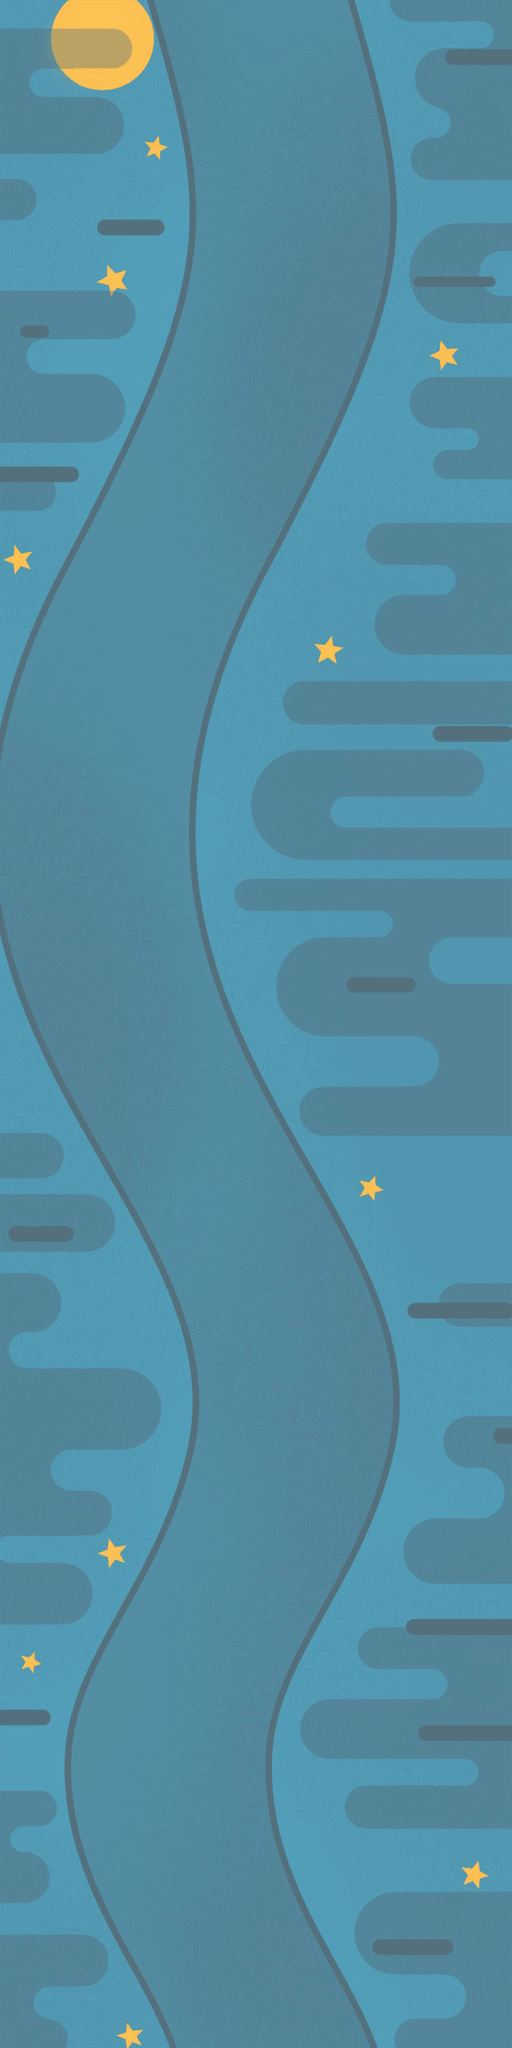

A level layout from a 2D game, rendered from its tile map. Below: a short description, then the map file with tile-grid data replaced by summaries:
An orthogonal 16x64 tile map with 40x40 px tiles, 1 tile layer (scene) and 52 objects (3x pic_seat, 3x pic_streetlight, level1, level2, level3, ...).

<map version="1.0" orientation="orthogonal" renderorder="right-down" width="16" height="64" tilewidth="40" tileheight="40" nextobjectid="34">
 <tileset firstgid="1" name="street_bg" tilewidth="40" tileheight="40">
  <image source="street_bg.png" width="2048" height="1024" />
 </tileset>
 <layer name="scene" width="16" height="64">
  <data>[1024 cells, 1024 non-empty, 1024 distinct tile ids]</data>
 </layer>
  <objectgroup name="layer_level">
  <object name="level1" x="231" y="2365">
   <properties>
    <property name="show" value="1" />
   </properties>
  </object>
  <object name="level2" x="175" y="2243">
   <properties>
    <property name="show" value="1" />
   </properties>
  </object>
  <object name="level3" x="169" y="2120">
   <properties>
    <property name="show" value="1" />
   </properties>
  </object>
  <object name="level4" x="217" y="1998">
   <properties>
    <property name="show" value="1" />
   </properties>
  </object>
  <object name="level5" x="281" y="1876">
   <properties>
    <property name="show" value="1" />
   </properties>
  </object>
  <object name="level6" x="324" y="1753">
   <properties>
    <property name="show" value="1" />
   </properties>
  </object>
  <object name="level7" x="321" y="1631">
   <properties>
    <property name="show" value="1" />
   </properties>
  </object>
  <object name="level8" x="267" y="1509">
   <properties>
    <property name="show" value="1" />
   </properties>
  </object>
  <object name="level9" x="203" y="1386">
   <properties>
    <property name="show" value="1" />
   </properties>
  </object>
  <object name="level10" x="135" y="1264">
   <properties>
    <property name="show" value="1" />
   </properties>
  </object>
  <object name="level11" x="94" y="1142">
   <properties>
    <property name="show" value="1" />
   </properties>
  </object>
  <object name="level12" x="70" y="1020">
   <properties>
    <property name="show" value="1" />
   </properties>
  </object>
  <object name="level13" x="79" y="897">
   <properties>
    <property name="show" value="1" />
   </properties>
  </object>
  <object name="level14" x="115" y="775">
   <properties>
    <property name="show" value="1" />
   </properties>
  </object>
  <object name="level15" x="172" y="653">
   <properties>
    <property name="show" value="1" />
   </properties>
  </object>
  <object name="level16" x="230" y="530">
   <properties>
    <property name="show" value="1" />
   </properties>
  </object>
  <object name="level17" x="281" y="408">
   <properties>
    <property name="show" value="1" />
   </properties>
  </object>
  <object name="level18" x="320" y="286">
   <properties>
    <property name="show" value="1" />
   </properties>
  </object>
  <object name="level19" x="323" y="163">
   <properties>
    <property name="show" value="1" />
   </properties>
  </object>
  <object name="level20" x="300" y="41">
   <properties>
    <property name="show" value="1" />
   </properties>
  </object>
 </objectgroup>
 <objectgroup name="layer_element">
  <object id="23" name="pic_seat" x="557" y="19" width="127" height="54" />
  <object id="24" name="pic_streetlight" x="50" y="129" width="138" height="359" />
  <object id="25" name="pic_horse" x="511" y="260" width="110" height="93" />
  <object id="26" name="pic_bike" x="311" y="874" width="387" height="216" />
  <object id="27" name="pic_seat" x="-32" y="540" width="127" height="54" />
  <object id="28" name="pic_streetlight" x="474" y="1217" width="138" height="359" />
  <object id="29" name="pic_cat" x="31" y="1595" width="127" height="218" />
  <object id="30" name="pic_flower" x="417" y="2174" width="137" height="171" />
  <object id="31" name="pic_seat" x="512" y="1585" width="127" height="54" />
  <object id="32" name="pic_car" x="491" y="1849" width="364" height="185" />
  <object id="33" name="pic_streetlight" x="0" y="2135" width="138" height="359" />
 </objectgroup>
  <objectgroup name="layer_line">
  <object name="path_1" x="269" y="2413" />
  <object name="path_2" x="220" y="2290" />
  <object name="path_3" x="209" y="2168" />
  <object name="path_4" x="212" y="2045" />
  <object name="path_5" x="257" y="1922" />
  <object name="path_6" x="322" y="1800" />
  <object name="path_7" x="360" y="1677" />
  <object name="path_8" x="313" y="1555" />
  <object name="path_9" x="244" y="1432" />
  <object name="path_10" x="179" y="1309" />
  <object name="path_11" x="134" y="1187" />
  <object name="path_12" x="114" y="1064" />
  <object name="path_13" x="114" y="941" />
  <object name="path_14" x="122" y="819" />
  <object name="path_15" x="155" y="697" />
  <object name="path_16" x="211" y="575" />
  <object name="path_17" x="273" y="453" />
  <object name="path_18" x="326" y="331" />
  <object name="path_19" x="360" y="209" />
  <object name="path_20" x="336" y="86" />
  <object name="path_21" x="312" y="0" />
 </objectgroup>
</map>